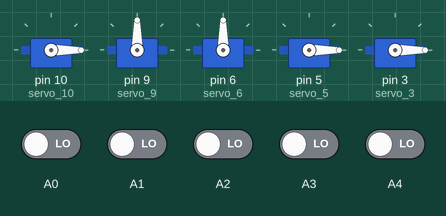
Bench run of a sketch on a simulated Arduino Uno, built with avr-gcc and run on an emulated ATmega328P. Shown: 5 × servo. Inputs (shaded band) come from the test bench; at power-on: A0–4 LOW.

Above: at 1.2 s.
1.3 s: A1 driven HIGH
At 2.3 s:
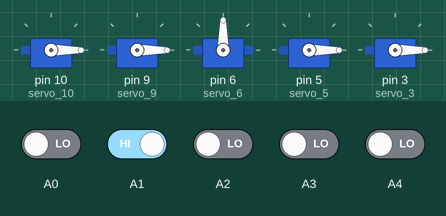
2.8 s: A3 driven HIGH
At 3.1 s:
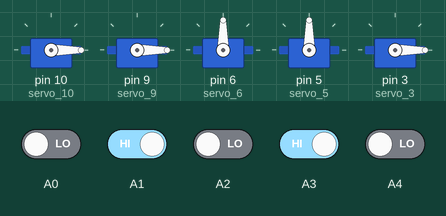
4.3 s: A4 driven HIGH
At 5.5 s:
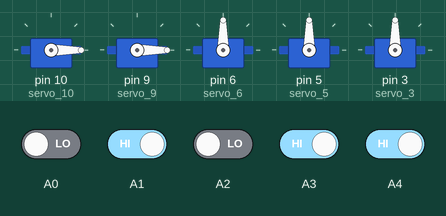
5.8 s: A1 driven LOW
At 6.9 s:
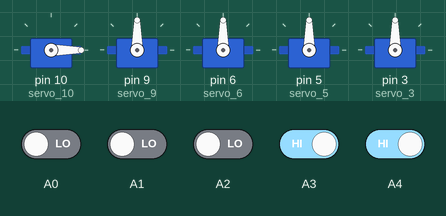
7.3 s: A3 driven LOW
At 7.8 s:
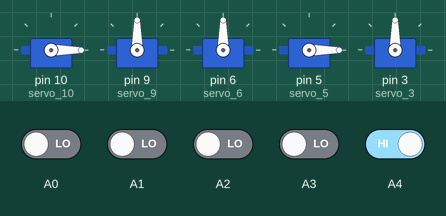
8.8 s: A1 driven HIGH
At 9.1 s:
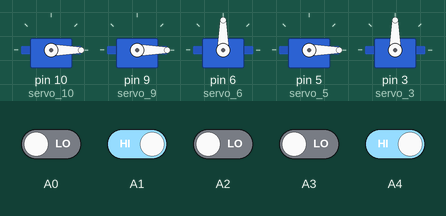
Timing chart, 0 to 11.3 s (numbered marks = the images above; inputs shaded):
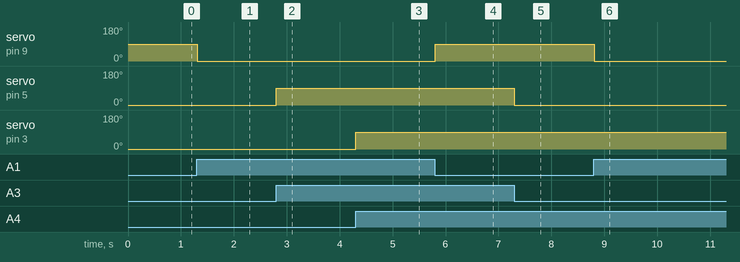

Measured:
- after the input at 1.3 s, servo on pin 9 (servo_9): 90° → 0° at once
- after the input at 2.8 s, servo on pin 5 (servo_5): 0° → 90° at once
- after the input at 4.3 s, servo on pin 3 (servo_3): 0° → 90° at once
- after the input at 5.8 s, servo on pin 9 (servo_9): 0° → 90° at once
- after the input at 7.3 s, servo on pin 5 (servo_5): 90° → 0° at once
- after the input at 8.8 s, servo on pin 9 (servo_9): 90° → 0° at once

The sketch:

robohands.ino
```cpp
#include <Servo.h>

Servo servo_10;

Servo servo_9;

Servo servo_6;

Servo servo_5;

Servo servo_3;

void setup()
{
  pinMode(A0, INPUT);
  servo_10.attach(10);

  pinMode(A1, INPUT);
  servo_9.attach(9);

  pinMode(A2, INPUT);
  servo_6.attach(6);

  pinMode(A3, INPUT);
  servo_5.attach(5);

  pinMode(A4, INPUT);
  servo_3.attach(3);

}

void loop()
{
  if (digitalRead(A0) < 1) {
    servo_10.write(0);
  }
  if (digitalRead(A0) > 0) {
    servo_10.write(0);
  }
  if (digitalRead(A1) < 1) {
    servo_9.write(90);
  }
  if (digitalRead(A1) > 0) {
    servo_9.write(0);
  }
  if (digitalRead(A2) < 1) {
    servo_6.write(90);
  }
  if (digitalRead(A2) > 0) {
    servo_6.write(90);
  }
  if (digitalRead(A3) < 1) {
    servo_5.write(0);
  }
  if (digitalRead(A3) > 0) {
    servo_5.write(90);
  }
  if (digitalRead(A4) < 1) {
    servo_3.write(0);
  }
  if (digitalRead(A4) > 0) {
    servo_3.write(90);
  }
  delay(10); // Delay a little bit to improve simulation performance
}
```
